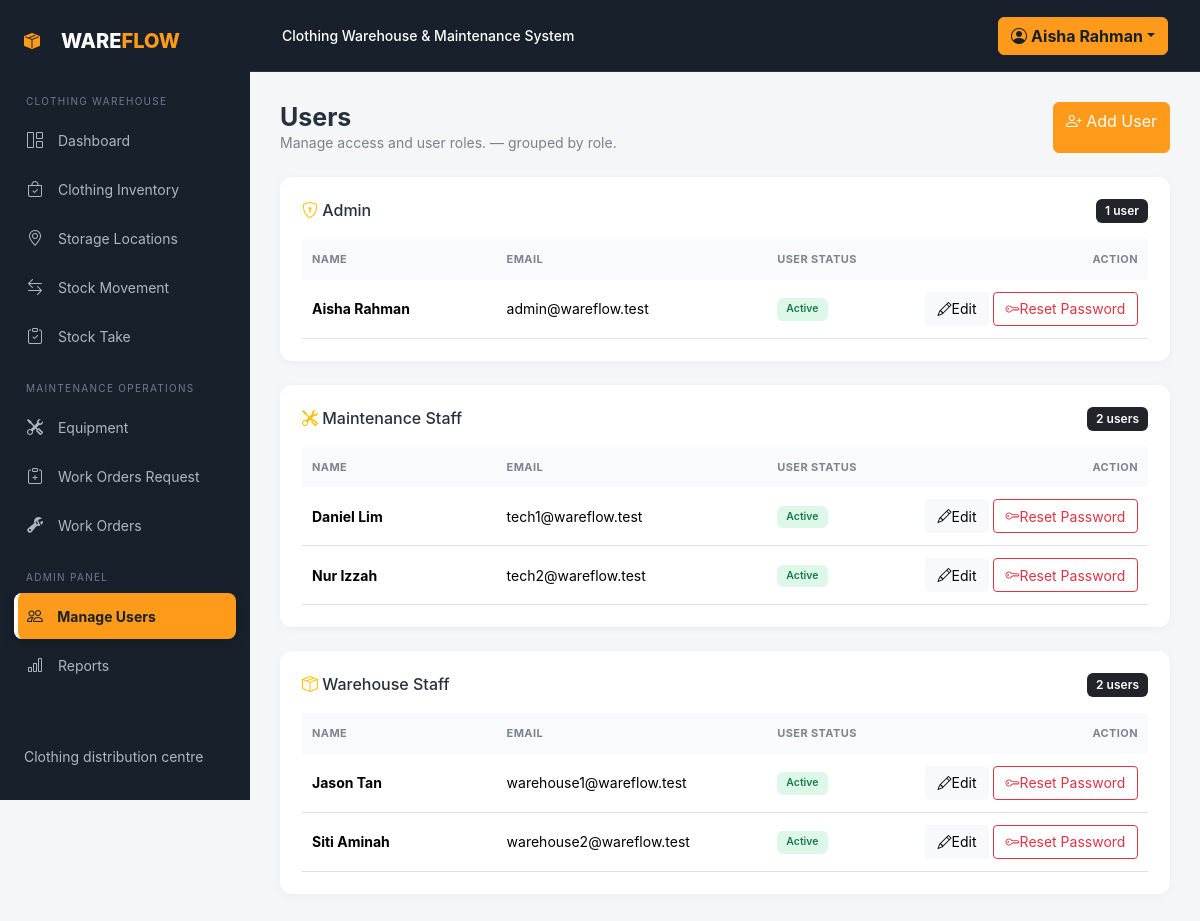
Screenshot of /users/index.php (signed in) with the database file from the repository.
### tables this page shows
CREATE TABLE users (id INT AUTO_INCREMENT PRIMARY KEY,name VARCHAR(100) NOT NULL,email VARCHAR(120) NOT NULL UNIQUE,password VARCHAR(255) NOT NULL,role ENUM('Admin','Maintenance Staff','Warehouse Staff') NOT NULL,is_active TINYINT(1) NOT NULL DEFAULT 1,created_at TIMESTAMP DEFAULT CURRENT_TIMESTAMP,updated_at TIMESTAMP DEFAULT CURRENT_TIMESTAMP ON UPDATE CURRENT_TIMESTAMP);

### includes/language.php (called while the page is built, shortened)
<?php
function current_language(): string {
    return 'en';
}
function t(string $key): string {
    $language = current_language();
    return $translations[$language][$key] ?? $translations['en'][$key] ?? $key;
}
function tv(string $value): string {
    $values = [
        'Operational' => ['en' => 'Operational', 'zh' => '正常运行'], 'Under Maintenance' => ['en' => 'Under Maintenance', 'zh' => '维修中'],
        'Breakdown' => ['en' => 'Breakdown', 'zh' => '故障'], 'Retired' => ['en' => 'Retired', 'zh' => '已停用'],
        'Pending' => ['en' => 'Pending', 'zh' => '待处理'], 'Assigned' => ['en' => 'Assigned', 'zh' => '已分配'],
        'In Progress' => ['en' => 'In Progress', 'zh' => '进行中'], 'Completed' => ['en' => 'Completed', 'zh' => '已完成'],
        'Rejected' => ['en' => 'Rejected', 'zh' => '已拒绝'], 'Cancelled' => ['en' => 'Cancelled', 'zh' => '已取消'],
        'Low' => ['en' => 'Low', 'zh' => '低'], 'Medium' => ['en' => 'Medium', 'zh' => '中'],
        'High' => ['en' => 'High', 'zh' => '高'], 'Critical' => ['en' => 'Critical', 'zh' => '紧急'],
        'Inbound' => ['en' => 'Inbound', 'zh' => '入库'], 'Outbound' => ['en' => 'Outbound', 'zh' => '出库'],
        'Picking' => ['en' => 'Picking', 'zh' => '拣货'], 'Adjustment' => ['en' => 'Stock Adjustment', 'zh' => '库存调整'],
        'Admin' => ['en' => 'Admin', 'zh' => '管理员'], 'Maintenance Staff' => ['en' => 'Maintenance Staff', 'zh' => '维护人员'], 'Warehouse Staff' => ['en' => 'Warehouse Staff', 'zh' => '仓库人员'],
        'Good' => ['en' => 'Good', 'zh' => '良好'], 'Fair' => ['en' => 'Fair', 'zh' => '一般'], 'Poor' => ['en' => 'Poor', 'zh' => '较差'],
        'Tops' => ['en' => 'Tops', 'zh' => '上装'], 'Bottoms' => ['en' => 'Bottoms', 'zh' => '下装'],
        'Dresses' => ['en' => 'Dresses', 'zh' => '连衣裙'], 'Outerwear' => ['en' => 'Outerwear', 'zh' => '外套'],
        'Footwear' => ['en' => 'Footwear', 'zh' => '鞋类'], 'Accessories' => ['en' => 'Accessories', 'zh' => '配饰'],
        'Underwear' => ['en' => 'Underwear', 'zh' => '内衣'], 'Men' => ['en' => 'Men', 'zh' => '男装'],
        'Women' => ['en' => 'Women', 'zh' => '女装'], 'Kids' => ['en' => 'Kids', 'zh' => '童装'],
        'Unisex' => ['en' => 'Unisex', 'zh' => '中性'], 'Spring/Summer' => ['en' => 'Spring/Summer', 'zh' => '春夏'],
        'Autumn/Winter' => ['en' => 'Autumn/Winter', 'zh' => '秋冬'], 'All Season' => ['en' => 'All Season', 'zh' => '四季'],
    ];
    return $values[$value][current_language()] ?? $value;
}

### includes/auth.php (called while the page is built, shortened)
<?php
function e($value) { return htmlspecialchars((string)$value, ENT_QUOTES, 'UTF-8'); }

### users/index.php (the view, shortened to what this page needs)
<?php
require_once __DIR__ . '/../config/database.php';
require_once __DIR__ . '/../includes/auth.php';
$users = $pdo->query('SELECT id, name, email, role, is_active, created_at FROM users ORDER BY role, name')->fetchAll(PDO::FETCH_ASSOC);
$roleOrder = ['Admin', 'Maintenance Staff', 'Warehouse Staff'];
$usersByRole = array_fill_keys($roleOrder, []);
foreach ($users as $user) {
    $usersByRole[$user['role']][] = $user;
}
require __DIR__ . '/../includes/header.php';
?>
<div class="d-flex justify-content-between mb-4">
  <div><h1 class="page-heading"><?= e(t('users')) ?></h1><p class="page-subtitle mb-0"><?= e(t('manage_users')) ?> — grouped by role.</p></div>
  <a href="add.php" class="btn btn-primary"><i class="bi bi-person-plus"></i> <?= e(t('add_user')) ?></a>
</div>
<?php foreach ($usersByRole as $role => $roleUsers): ?>
  <section class="panel mb-4">
    <div class="d-flex align-items-center justify-content-between mb-3">
      <h2 class="h6 mb-0"><i class="bi <?= $role === 'Admin' ? 'bi-shield-lock' : ($role === 'Maintenance Staff' ? 'bi-tools' : 'bi-box-seam') ?> text-warning"></i> <?= e(tv($role)) ?></h2>
      <span class="badge text-bg-dark"><?= count($roleUsers) ?> user<?= count($roleUsers) === 1 ? '' : 's' ?></span>
    </div>
    <?php if ($roleUsers): ?><div class="table-responsive"><table class="table table-hover align-middle mb-0 manage-users-table"><colgroup><col style="width:23%"><col style="width:32%"><col style="width:17%"><col style="width:28%"></colgroup><thead><tr><th><?= e(t('name')) ?></th><th><?= e(t('email')) ?></th><th><?= e(t('user_status')) ?></th><th class="text-end"><?= e(t('action')) ?></th></tr></thead><tbody>
      <?php foreach ($roleUsers as $user): ?><tr><td><b><?= e($user['name']) ?></b></td><td><?= e($user['email']) ?></td><td><span class="badge <?= $user['is_active'] ? 'status-Completed' : 'status-Retired' ?>"><?= $user['is_active'] ? e(t('active')) : e(t('inactive')) ?></span></td><td class="text-end"><a class="btn btn-sm btn-light" href="edit.php?id=<?= $user['id'] ?>"><i class="bi bi-pencil"></i> <?= e(t('edit')) ?></a> <a class="btn btn-sm btn-outline-danger" href="reset_password.php?id=<?= (int) $user['id'] ?>"><i class="bi bi-key"></i> Reset Password</a></td></tr><?php endforeach; ?>
    </tbody></table></div><?php else: ?><p class="text-muted small mb-0">No users in this role yet.</p><?php endif; ?>
  </section>
<?php endforeach; ?>
<?php require __DIR__ . '/../includes/footer.php'; ?>

### assets/css/style.css (style rules this page uses)
:root { --orange:#ff9a1b;--dark:#18212b;--muted:#f4f6f8 }
* { box-sizing:border-box }
body { background:var(--muted);color:#27313b;font-family:Inter,system-ui,-apple-system,Arial,sans-serif }
.page-heading { font-size:25px;font-weight:700;margin:0 }
.page-subtitle { color:#78838e;font-size:14px }
.metric-card,.panel { border:0;border-radius:12px;background:#fff;box-shadow:0 2px 10px #1d2b3b0a }
.panel { padding:22px }
.table>thead th { font-size:11px;color:#7a8590;text-transform:uppercase;letter-spacing:.4px;background:#f8fafb;border:0 }
.table td { vertical-align:middle;font-size:14px }
.badge { font-weight:600;padding:6px 9px }
.status-Operational,.status-Completed { background:#ddf7e9;color:#18794e }
.btn-primary { background:var(--orange);border-color:var(--orange) }

### users/index.php (style rules this page uses)
.manage-users-table { table-layout:fixed;width:100%;min-width:780px }
.manage-users-table th,.manage-users-table td { padding:12px 10px;vertical-align:middle }
.manage-users-table td:nth-child(1),.manage-users-table td:nth-child(2) { overflow-wrap:anywhere }
.manage-users-table td:last-child { white-space:nowrap }
.manage-users-table td:last-child .btn { height:34px;display:inline-flex;align-items:center;justify-content:center }
.manage-users-table td:last-child .btn-light { min-width:64px }
.manage-users-table td:last-child .btn-outline-danger { min-width:145px }

### rows the page displays
users: name "Aisha Rahman", email "admin@wareflow.test"
users: name "Daniel Lim", email "tech1@wareflow.test"
users: name "Nur Izzah", email "tech2@wareflow.test"
users: name "Jason Tan", email "warehouse1@wareflow.test"
users: name "Siti Aminah", email "warehouse2@wareflow.test"

### other values shown
tl('CLOTHING WAREHOUSE', '服装仓库') "CLOTHING WAREHOUSE"
t('dashboard') "Dashboard"
tl('Clothing Inventory', '服装库存') "Clothing Inventory"
tl('Storage Locations', '存储库位') "Storage Locations"
tl('Stock Movement', '库存作业') "Stock Movement"
tl('MAINTENANCE OPERATIONS', '维护作业') "MAINTENANCE OPERATIONS"
t('equipment') "Equipment"
t('requests') "Work Orders Request"
t('work_orders') "Work Orders"
t('reports') "Reports"
tl('Clothing distribution centre', '服装配送中心') "Clothing distribution centre"
t('system_name') "Clothing Warehouse & Maintenance System"
$_SESSION['user']['name'] "Aisha Rahman"
t('users') "Users"
t('manage_users') "Manage access and user roles."
